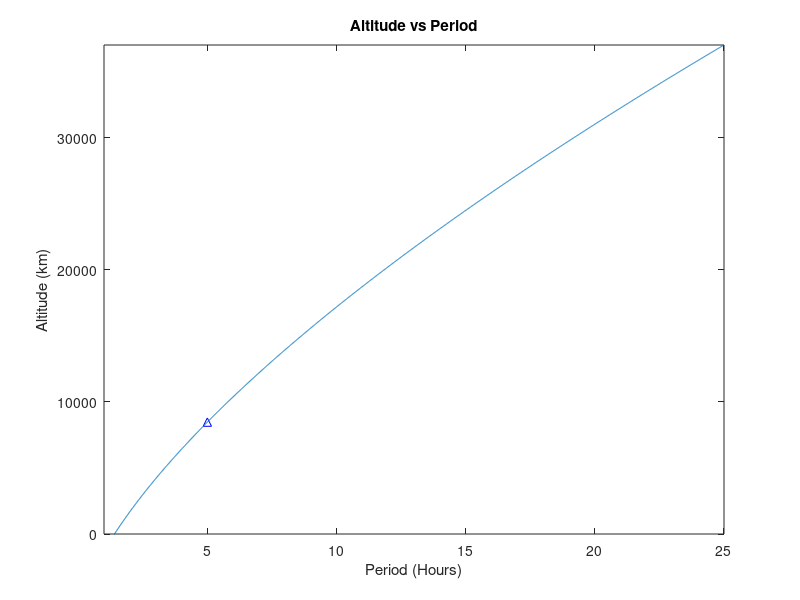
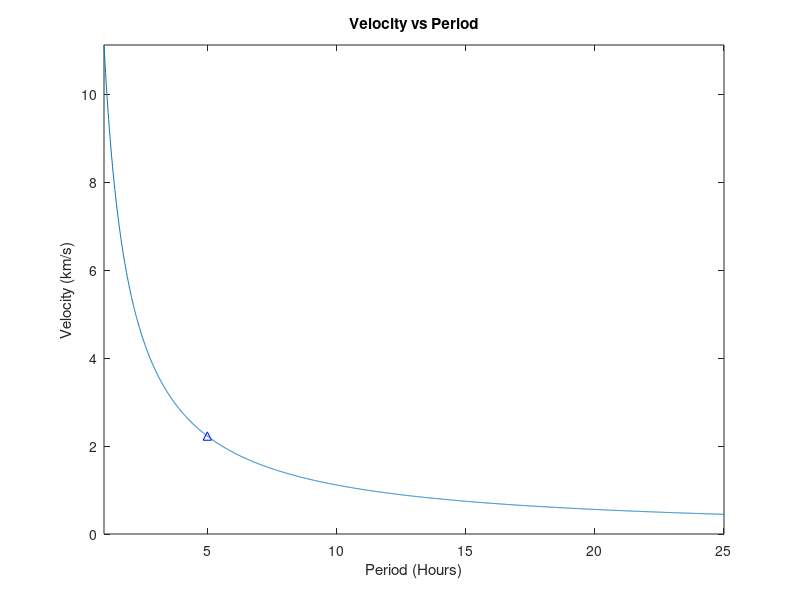
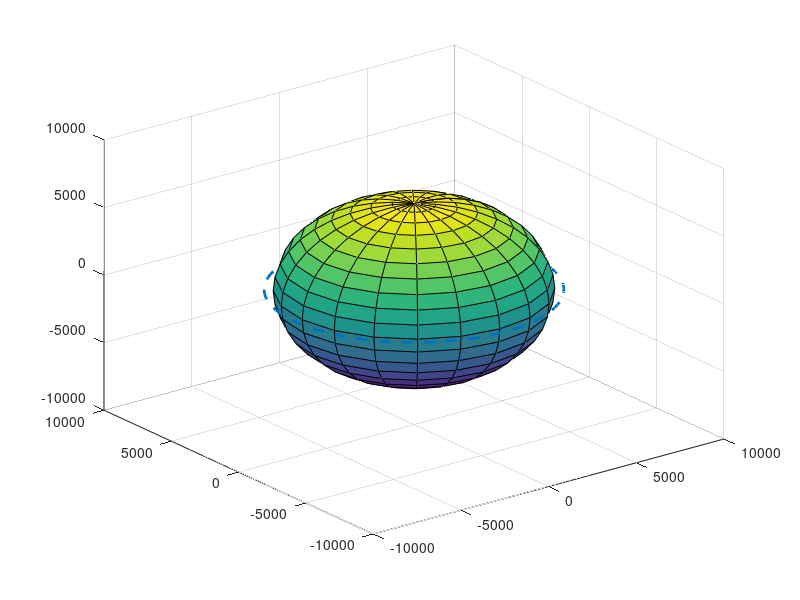

Here is the MATLAB script that generated these plots, in order: (Note: this script raises an error after producing the figures.)
% This program calculates satellite altitude from a given period in kms,
% along with its velocity at any given point in its orbit, and plots the
% graphs of orbital altitude and velocity
fprintf('\n')

% Set constants to variables for calculation
gravity_constant=6.67*10^-11; %N m^2/kg^2
radius_earth = 6.371*10^6; %m
mass_earth = 5.972*10^24; %kg

%Display the equation which shows that the satellite height is a function of
%the satellite's period
disp("The height of the satalite from the ground is a function of time as follows:")
disp("h=(GMT^2/4pi)^1/3-R")
disp("where G is the gravatational constant, M is the earth's mass, and R is the earth's radius")
fprintf('\n')

%ask the user for the period to retrieve the height
time = input("Input period(s) in hours in the form [x,y,z] where x,y,and z are periods:  ");
fprintf("You inputted %d hours \n", time)
fprintf('\n')


%convert the time that was inputted to an orbital altitude and velocity
height = (((gravity_constant*mass_earth).*(time.*3600).^2)./(4*pi^2)).^(1/3) - radius_earth;
velocity = 2*pi.*(radius_earth + height)./(time.*3600);
    
height = height ./ 1000;
height = round(height);
velocity = round(velocity);
    
%create a matrix that takes all the values to be used in a for loop in
%checking errors and reporting values back to user
ans_matrix = [height; velocity; time];
    
    
%create counter and for loop to go through all the period values to
%report thier associated height and speed or report errors
counter = 1;
   for counter = 1:length(time)
       %time value is below 0 for the matrix element then report an error
        if ans_matrix(3,counter) <= 0
            fprintf ("ERROR: The period %d hours is an invalid time.", ans_matrix(3,counter))
        
        %height value is below 0 for the matrix element then report an error
        elseif ans_matrix(1, counter) <= 0
            fprintf ("ERROR: For the period %d hours, this results in a negative altitude, meaning the satellite would need to be below the earth's surface.", ans_matrix(3,counter))
            

        else 
            fprintf ("The altitude of this satalite from earth's surface is %d km and its velocity is %d m/s for the period of %d hours.", ans_matrix(:,counter))
            
        end
       
        fprintf('\n')
   end
    
% without the error extension I would not have used a for loop to display
% the information and instead would have ran the following code:
% fprintf ("The altitude of this satalite from earth's surface is %d km and its velocity is %d m/s for the period of %d seconds.", ans_matrix)


time = time(time>1.4166); %takes only the time values that are above 1.416hrs which is the minimum period for the altitude to be positive
height = ((((gravity_constant*mass_earth).*(time.*3600).^2)./(4*pi^2)).^(1/3) - radius_earth)./1000; %restates the altitude and velocity equations so each array length is equal
velocity = (2*pi.*(radius_earth + height)./(time.*3600))./1000;

range_min = min(time)/5; %sets the period plot limits to 1/5x the min and 5x the max period
range_max = max(time)*5;
time_array = range_min:0.01:range_max; %sets a time array from the min to the max with small incriments

figure(1) % altitude and period chart
plot(sort(time),height,'b^'); %plots the period in the x-axis and altitude in y-axis, with points beign blue triangles
hold on
heightF = ((((gravity_constant*mass_earth).*(time_array.*3600).^2)./(4*pi^2)).^(1/3) - radius_earth)./1000;
plot(time_array, heightF, "-") %plots height curve
xlim([range_min, range_max]); %sets the xlimits to the range_min and range_max specified in lines 67-78
ylim([0 inf]); %sets height limit to 0 so no negatives are added
title('Altitude vs Period'); %adds titles and x/y labels
xlabel('Period (Hours)');
ylabel('Altitude (km)');

figure(2) % velocity and period chart
plot(time,velocity,'b^'); %plots the period in the x-axis and velocity in y-axis, with points beign blue triangles
hold on
velocityF = (2*pi.*(radius_earth + heightF)./(time_array.*3600))./1000; %states velocity for function
plot(time_array, velocityF, "-") %plots curve
xlim([range_min range_max]); %sets the xlimits to the range_min and range_max specified in lines 69-70
ylim([0 inf]); %ensure no negative velocities are added to chart
title('Velocity vs Period') %adds titles and x/y labels
xlabel('Period (Hours)')
ylabel('Velocity (km/s)')

figure(3) %earth, the ISS and accompanying satellites
[x,y,z] = sphere(); %first graph a sphere to represent the earth, label it set its radius to the earth's radius
r = (radius_earth)/1000;
surf(r*x,r*y,r*z, 'DisplayName',"EARTH");%credit from matlab link http://www.mathworks.com.au/help/techdoc/ref/sphere.html
hold on %for ISS 2d plot
r2 = (radius_earth)/1000+408; %set the radius of the circle to be 408km (altitude of ISS) plus the radius of the earth
th = 0:pi/50:2*pi; %sets a series of points around a circle from 0 to pi in an array
xunit = r2 * cos(th); %sets the x and y equations around the circle
yunit = r2 * sin(th);
zunit = zeros(size(th)); %sets the zunit to be an array the same size as x and y but 0 
plot3(xunit, yunit, zunit,'--', 'DisplayName',"ISS", 'LineWidth', 2);
for counter2 = 1:length(time)
    hold on
    r3 = (radius_earth)/1000+height(counter2); %sets the radius of the satellite circle to the height plus the earth's radius
    th = 0:pi/50:2*pi; %sets a series of points around a circle from 0 to pi in an array
    xunit = r3 * cos(th);%sets the x and y equations around the circle
    yunit = r3 * sin(th);
    zunit = zeros(size(th)); %sets the zunit to be an array the same size as x and y but 0 
    plot3(xunit, yunit, zunit, 'DisplayName',strcat(string(time(counter2))," hours period"))
end
hold off
axis equal %sets all axies equal for realistic model
title('Satellite Orbit Diagram') %adds titles and x/y labels
xlabel('Kilometers')
ylabel('Kilometers')
zlabel('Kilometers')
legend show %credit on how to incorporate legend from for loop from https://www.mathworks.com/matlabcentral/answers/29799-how-do-i-create-a-legend-and-include-loop-variable-values-in-the-labels



% For test case I ran:
% - negative periods, which resulted in the proper error message and no
% values on the figures
% - low periods resulting in negative heights, resulting in proper error
% message and no values on the figures
% - 5561 seconds as the period (ISS) resulting in 412km of altitude and a velocity of 7663m/s, 
% while the ISS is 408km in altitude from the earths surface and travels at 7660m/s

% therefor code works in accuratly calculating satellite altitude from a given period in kms,
% along with its velocity at any given point in its orbit


fprintf('\n')
